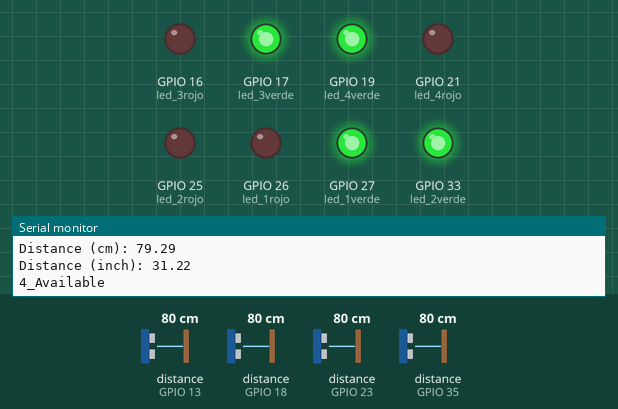
The sketch below on a simulated ESP32. Parts: output pins drawn as LEDs (lit = HIGH), the last lines printed to the serial monitor. Wiring (inferred from the names in the program): 4 × ultrasonic range finder: trigger GPIO 5, echo GPIO 18 / trigger GPIO 14, echo GPIO 13 / trigger GPIO 22, echo GPIO 23 / trigger GPIO 32, echo GPIO 35. Inputs (shaded band) come from the test bench; at power-on: distance to the obstacle (sensors on GPIO 13, GPIO 18, GPIO 23, GPIO 35) 80 cm. The echo pulse lasts 58.3 µs per cm; WiFi joins after 1.5 s; servers stay silent unless stated; pins used as bus, display or sensor lines are not drawn.

Above: at 2.7 s.
2.8 s: distance to the obstacle (sensor on GPIO 13) set to 12 cm
5.0 s: distance to the obstacle (sensor on GPIO 13) set to 9 cm
At 7.3 s:
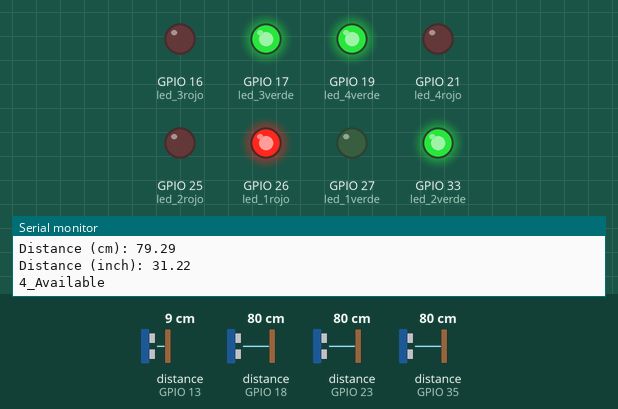
8.0 s: distance to the obstacle (sensor on GPIO 18) set to 12 cm
10.2 s: distance to the obstacle (sensor on GPIO 18) set to 9 cm
At 11.9 s:
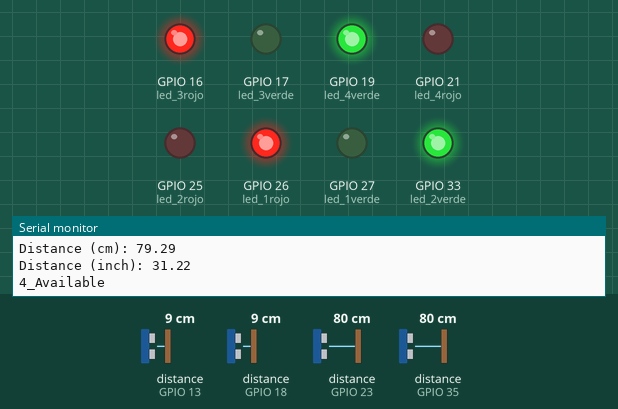
13.1 s: distance to the obstacle (sensor on GPIO 23) set to 12 cm
15.3 s: distance to the obstacle (sensor on GPIO 23) set to 9 cm
At 17.4 s:
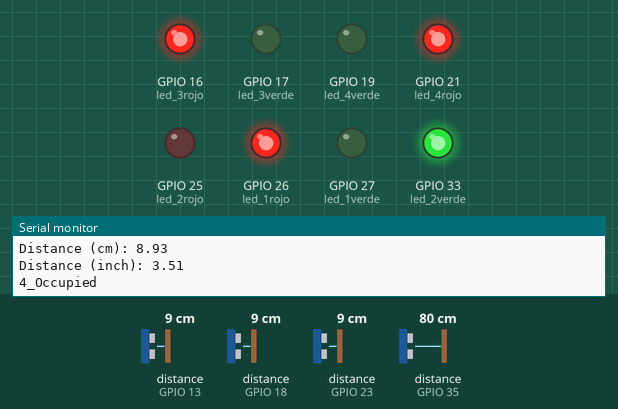
Timing chart, 0 to 18.9 s (numbered marks = the images above; inputs shaded):
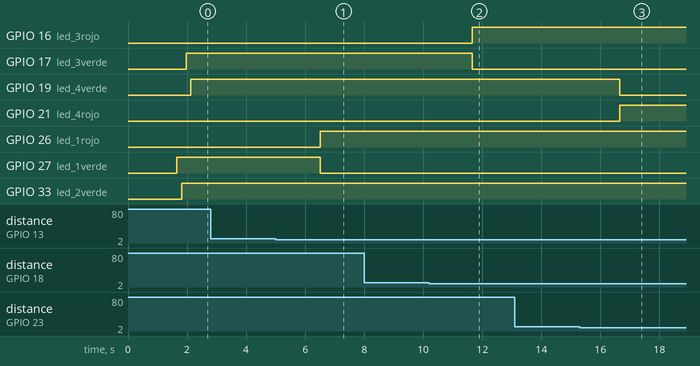

The sketch:

espacios_parqueo.ino
```cpp
#include "FirebaseESP32.h"

//#include <ESP8266WiFi.h>   //node mcu


//Firebase settings
 #define project "parkiate-ki-default-rtdb.firebaseio.com"
#define secret "zofO8ckeIRWjFSqMT92wgNcPCUgXfkyyICunMnKH"

#define ssid "Le Sserafim"
#define password "579!!Oo296"


FirebaseData data_park;

//Espacio1
const int trigPin1 = 14;
const int echoPin1 = 13;
const int led_1verde= 27;
const int led_1rojo = 26;


//Espacio2

const int trigPin2 = 32;
const int echoPin2 = 35;
const int led_2verde= 33;
const int led_2rojo = 25;


const int trigPin3= 5;
const int echoPin3 = 18;
const int led_3verde= 17;
const int led_3rojo = 16;


const int trigPin4 = 22;
const int echoPin4 = 23;
const int led_4verde= 19;
const int led_4rojo = 21;


/*
const int trigPin5= 26;
const int echoPin5 = 27;
const int led_5verde= 17;
const int led_5rojo = 16;
*/
/*

{

        "-N-z1WyD84Z1_hHh4nkQ": {

        },
        "-N02aeTREkypDcfEQ8Ch": {

        },
        "-N02alg3lI1WRKBLKyWt": {

        },
        "-N02bNZNPsszn9wekk32": {

        },
        "-N02bSTo1QKk2_q4nAl5": {

        }
    }
}


*/


//Peticion /Parking_Status/id_parqueo/id_slot/estado
//Ejemplo:/Parking_Status/-Mq73KmXyn-fx7tlnIQn/-N-t_vx07IoxzsBpIURf/estado


//Id del parqueo

const String id_parqueo="-Mq73KmXyn-fx7tlnIQn";


// Id de los slots

String id1= "-N-z1WyD84Z1_hHh4nkQ";

String id2="-N02aeTREkypDcfEQ8Ch";

String id3 = "-N02bNZNPsszn9wekk32";

String id4= "-N02alg3lI1WRKBLKyWt";

String id5= "-N3jbyztY7Oj5jN2n2VH";

// Rutas para cambiar el valor   : /Parking_Status/parqueo1/p1

String doc1= "/Parking_Status/"+id_parqueo+"/"+id1+"/estado";

String doc2= "/Parking_Status/"+id_parqueo+"/"+id2+"/estado";

String doc3= "/Parking_Status/"+id_parqueo+"/"+id3+"/estado";

String doc4= "/Parking_Status/"+id_parqueo+"/"+id4+"/estado";

//String doc5= "/Parking_Status/"+id_parqueo+"/"+id5+"/estado";


//define sound velocity in cm/uS
#define SOUND_VELOCITY 0.034
#define CM_TO_INCH 0.393701

long duration1;
float distanceCm1;
float distanceInch1;


long duration2;
float distanceCm2;
float distanceInch2;

long duration3;
float distanceCm3;
float distanceInch3;

long duration4;
float distanceCm4;
float distanceInch4;


long duration5;
float distanceCm5;
float distanceInch5;


void setup() {
  Serial.begin(115200); // Starts the serial communication
  pinMode(trigPin1, OUTPUT); // Sets the trigPin as an Output
  pinMode(echoPin1, INPUT); // Sets the echoPin as an Input

    pinMode(led_1verde, OUTPUT); // Sets the echoPin as an Input
  pinMode(led_1rojo, OUTPUT); // Sets the echoPin as an Input


    pinMode(trigPin2, OUTPUT); // Sets the trigPin as an Output
  pinMode(echoPin2, INPUT); // Sets the echoPin as an Input

    pinMode(led_2verde, OUTPUT); // Sets the echoPin as an Input
  pinMode(led_2rojo, OUTPUT); // Sets the echoPin as an Input

      pinMode(led_3verde, OUTPUT); // Sets the echoPin as an Input
  pinMode(led_3rojo, OUTPUT);

    pinMode(led_4verde, OUTPUT); // Sets the echoPin as an Input
  pinMode(led_4rojo, OUTPUT);

  //    pinMode(led_5verde, OUTPUT); // Sets the echoPin as an Input
  //pinMode(led_5rojo, OUTPUT);


    pinMode(trigPin3, OUTPUT); // Sets the trigPin as an Output
  pinMode(echoPin3, INPUT);

      pinMode(trigPin4, OUTPUT); // Sets the trigPin as an Output
  pinMode(echoPin4, INPUT);

   //   pinMode(trigPin5, OUTPUT); // Sets the trigPin as an Output
  //pinMode(echoPin5, INPUT);


   WiFi.begin(ssid,password);
  while(WiFi.status() != WL_CONNECTED)
  {
    delay(100);
    Serial.print(".");
  }

  Firebase.begin(project,secret);

}

void loop() {
  // Clears the trigPin
  digitalWrite(trigPin1, LOW);
  delayMicroseconds(2);
  // Sets the trigPin on HIGH state for 10 micro seconds
  digitalWrite(trigPin1, HIGH);
  delayMicroseconds(10);
  digitalWrite(trigPin1, LOW);

  // Reads the echoPin, returns the sound wave travel time in microseconds
  duration1 = pulseIn(echoPin1, HIGH);

  // Calculate the distance
  distanceCm1 = duration1 * SOUND_VELOCITY/2;

  // Convert to inches
  distanceInch1 = distanceCm1 * CM_TO_INCH;

  // Prints the distance on the Serial Monitor
  Serial.print("Distance (cm): ");
  Serial.println(distanceCm1);
  Serial.print("Distance (inch): ");
  Serial.println(distanceInch1);

      //Firebase.setFloat("distance", distancecm);

          //Firebase.setFloat(data_park,"/Parking_Status/espacio1", distanceCm );  // send string to firebase


    if (distanceCm1 < 10) {                      //if distance is less than 6cm then on led
        Serial.println("1:Occupied ");
                  Firebase.setBool(data_park,doc1, false );  // send bool to firebase
                                    digitalWrite(led_1verde,LOW);

                                                      digitalWrite(led_1rojo,HIGH);


  }

  if (distanceCm1 > 10) {                        //if distance is greater than 6cm then off led
        Serial.println("1:Available ");

                  Firebase.setBool(data_park,doc1, true );  // send bool to firebase

                    digitalWrite(led_1verde,HIGH);

                                                      digitalWrite(led_1rojo,LOW);

  }


    digitalWrite(trigPin2, LOW);
  delayMicroseconds(2);
  // Sets the trigPin on HIGH state for 10 micro seconds
  digitalWrite(trigPin2, HIGH);
  delayMicroseconds(10);
  digitalWrite(trigPin2, LOW);

  // Reads the echoPin, returns the sound wave travel time in microseconds
  duration2 = pulseIn(echoPin2, HIGH);

  // Calculate the distance
  distanceCm2 = duration2 * SOUND_VELOCITY/2;

  // Convert to inches
  distanceInch2 = distanceCm2 * CM_TO_INCH;

  // Prints the distance on the Serial Monitor
  Serial.print("Distance (cm): ");
  Serial.println(distanceCm2);
  Serial.print("Distance (inch): ");
  Serial.println(distanceInch2);

      //Firebase.setFloat("distance", distancecm);

          //Firebase.setFloat(data_park,doc2, distanceCm );  // send bool to firebase


    if (distanceCm2 < 10) {                      //if distance is less than 6cm then on led
        Serial.println("2_Occupied ");
                  Firebase.setBool(data_park,doc2, false );  // send bool to firebase


                       digitalWrite(led_2verde,LOW);

                                                      digitalWrite(led_2rojo,HIGH);


  }

  if (distanceCm2 > 10) {                        //if distance is greater than 6cm then off led
        Serial.println("2_Available ");

                  Firebase.setBool(data_park,doc2, true );  // send bool to firebase


                                                         digitalWrite(led_2verde,HIGH);

                                                      digitalWrite(led_2rojo,LOW);

  }


 // delay(1000);


    digitalWrite(trigPin3, LOW);
  delayMicroseconds(2);
  // Sets the trigPin on HIGH state for 10 micro seconds
  digitalWrite(trigPin3, HIGH);
  delayMicroseconds(10);
  digitalWrite(trigPin3, LOW);

  // Reads the echoPin, returns the sound wave travel time in microseconds
  duration3 = pulseIn(echoPin3, HIGH);

  // Calculate the distance
  distanceCm3 = duration3 * SOUND_VELOCITY/2;

  // Convert to inches
  distanceInch3 = distanceCm3 * CM_TO_INCH;

  // Prints the distance on the Serial Monitor
  Serial.print("Distance (cm): ");
  Serial.println(distanceCm3);
  Serial.print("Distance (inch): ");
  Serial.println(distanceInch3);

      //Firebase.setFloat("distance", distancecm);

          //Firebase.setFloat(data_park,doc2, distanceCm );  // send bool to firebase


    if (distanceCm3 < 10) {                      //if distance is less than 6cm then on led
        Serial.println("3_Occupied ");
                  Firebase.setBool(data_park,doc3, false );  // send bool to firebase


    digitalWrite(led_3verde,LOW);

                                                      digitalWrite(led_3rojo,HIGH);


  }

  if (distanceCm3 > 10) {                        //if distance is greater than 6cm then off led
        Serial.println("3_Available ");

                  Firebase.setBool(data_park,doc3, true );  // send bool to firebase


                                                        digitalWrite(led_3verde,HIGH);

                                                      digitalWrite(led_3rojo,LOW);

  }


  digitalWrite(trigPin4, LOW);
  delayMicroseconds(2);
  // Sets the trigPin on HIGH state for 10 micro seconds
  digitalWrite(trigPin4, HIGH);
  delayMicroseconds(10);
  digitalWrite(trigPin4, LOW);

  // Reads the echoPin, returns the sound wave travel time in microseconds
  duration4 = pulseIn(echoPin4, HIGH);

  // Calculate the distance
  distanceCm4 = duration4 * SOUND_VELOCITY/2;

  // Convert to inches
  distanceInch4 = distanceCm4 * CM_TO_INCH;

  // Prints the distance on the Serial Monitor
  Serial.print("Distance (cm): ");
  Serial.println(distanceCm4);
  Serial.print("Distance (inch): ");
  Serial.println(distanceInch4);

      //Firebase.setFloat("distance", distancecm);

          //Firebase.setFloat(data_park,doc2, distanceCm );  // send bool to firebase


    if (distanceCm4 < 10) {                      //if distance is less than 6cm then on led
        Serial.println("4_Occupied ");
                  Firebase.setBool(data_park,doc4, false );  // send bool to firebase
                     digitalWrite(led_4rojo,HIGH);

                                                      digitalWrite(led_4verde,LOW);


  }

  if (distanceCm4 > 10) {                        //if distance is greater than 6cm then off led
        Serial.println("4_Available ");

                  Firebase.setBool(data_park,doc4, true );  // send bool to firebase


                                                           digitalWrite(led_4verde,HIGH);

                                                      digitalWrite(led_4rojo,LOW);

  }


  /*digitalWrite(trigPin5, LOW);
  delayMicroseconds(2);
  // Sets the trigPin on HIGH state for 10 micro seconds
  digitalWrite(trigPin5, HIGH);
  delayMicroseconds(10);
  digitalWrite(trigPin5, LOW);

  // Reads the echoPin, returns the sound wave travel time in microseconds
  duration5 = pulseIn(echoPin5, HIGH);

  // Calculate the distance
  distanceCm5 = duration5 * SOUND_VELOCITY/2;

  // Convert to inches
  distanceInch5 = distanceCm5 * CM_TO_INCH;

  // Prints the distance on the Serial Monitor
  Serial.print("Distance (cm): ");
  Serial.println(distanceCm5);
  Serial.print("Distance (inch): ");
  Serial.println(distanceInch5);

      //Firebase.setFloat("distance", distancecm);

          //Firebase.setFloat(data_park,doc2, distanceCm );  // send bool to firebase


    if (distanceCm5 < 10) {                      //if distance is less than 6cm then on led
        Serial.println("5_Occupied ");
                  Firebase.setBool(data_park,doc5, false );  // send bool to firebase
                  digitalWrite(led_5verde,HIGH);

                                                      digitalWrite(led_5rojo,LOW);

  }

  if (distanceCm5 > 10) {                        //if distance is greater than 6cm then off led
        Serial.println("5_Available ");

                  Firebase.setBool(data_park,doc5, true );  // send bool to firebase

                   digitalWrite(led_5verde,LOW);

                                                      digitalWrite(led_5rojo,HIGH);

  }


  */
  delay(1000);


}


/*
//#include <LiquidCrystal.h>


#include "FirebaseESP8266.h"
#include <ESP8266WiFi.h>

#include <Servo.h>
#include <LiquidCrystal_I2C.h>
#include <Wire.h>


#define FIREBASE_HOST "parkiate-ki-default-rtdb.firebaseio.com"                 // the project name address from firebase id
#define FIREBASE_AUTH "zofO8ckeIRWjFSqMT92wgNcPCUgXfkyyICunMnKH"            // the secret key generated from firebase

#define WIFI_SSID "hEzt@ es m1 rhed (es jaker))"                                             // input your home or public wifi name
#define WIFI_PASSWORD "579!!Oo296"                                    //password for Wifi
String Available = "";                                                  //availability string
String fireAvailable = "";


LiquidCrystal_I2C lcd(0x27, 16, 2);         //i2c display address 27 and 16x2 lcd display
Servo myservo;                          //servo as gate
Servo myservos;                               //servo as gate
int Empty;                            //available space integer
int allSpace = 90;
int countYes = 0;
int carEnter = D0;                      // entry sensor
int carExited = D4;                   //exi sensor
int TRIG = D7;                  //ultrasonic trig  pin
int ECHO = D8;                // ultrasonic echo pin
int led = D3;                 // spot occupancy signal
int pos;
int pos1;

long duration, distance;

FirebaseData ldr_data;


void setup() {
  delay(1000);
  Serial.begin (115200);     // serial debugging
  Wire.begin(D2, D1);       // i2c start
  myservo.attach(D6);      // servo pin to D6
  myservos.attach(D5);       // servo pin to D5
  pinMode(TRIG, OUTPUT);      // trig pin as output
  pinMode(ECHO, INPUT);         // echo pin as input
  pinMode(led, OUTPUT);         // spot indication
  pinMode(carExited, INPUT);    // ir as input
  pinMode(carEnter, INPUT);     // ir as input

  WiFi.begin(WIFI_SSID, WIFI_PASSWORD);                                     //try to connect with wifi
  Serial.print("Connecting to ");
  Serial.print(WIFI_SSID);                          // display ssid
  while (WiFi.status() != WL_CONNECTED) {
    Serial.print(".");                          // if not connected print this
    delay(500);
  }
  Serial.println();
  Serial.print("Connected to ");
  Serial.println(WIFI_SSID);
  Serial.print("IP Address is : ");
  Serial.println(WiFi.localIP());                                            //print local IP address
  Firebase.begin(FIREBASE_HOST, FIREBASE_AUTH);        // begin firebase authentication

  lcd.begin(16,2);                           //begin lcd
  lcd.home();
  lcd.setCursor(0, 0);                      // 0th row and 0thh column
  lcd.print("Smart Parking");
}

void loop() {

  digitalWrite(TRIG, LOW);         // make trig pin low
  delayMicroseconds(2);
  digitalWrite(TRIG, HIGH);        // make trig pin high
  delayMicroseconds(10);
  digitalWrite(TRIG, LOW);
  duration = pulseIn(ECHO, HIGH);
  distance = (duration / 2) / 29.1;      // take distance in cm

    Serial.print("Centi meter: ");
    Serial.println(distance);

  int carEntry = digitalRead(carEnter);      // read ir input
  if (carEntry == HIGH) {                     // if high then count and send data
    countYes++;                             //increment count
    Serial.print("Car Entered = " ); Serial.println(countYes );
    lcd.setCursor(0, 1);
    lcd.print("Car Entered");
    for (pos = 140; pos >= 45; pos -= 1) {        // change servo position
      myservos.write(pos);
      delay(5);
    }
    delay(2000);

    for (pos = 45; pos <= 140; pos += 1) {       // change servo position
      // in steps of 1 degree
      myservos.write(pos);
      delay(5);
    }

    Firebase.pushString(ldr_data,"/Parking Status/",fireAvailable );    // send string to firebase
    lcd.clear();
  }
  int carExit = digitalRead(carExited);              //read exit ir sensor
  if (carExit == HIGH) {                            //if high then count and send
    countYes--;                                    //decrement count
    Serial.print("Car Exited = " ); Serial.println(countYes);
    lcd.setCursor(0, 1);
    lcd.print("Car Exited");
    for (pos1 = 140; pos1 >= 45; pos1 -= 1) {         // change servo position
      myservo.write(pos1);
      delay(5);
    }
    delay(2000);

    for (pos1 = 45; pos1 <= 140; pos1 += 1) {            // change servo position
      // in steps of 1 degree
      myservo.write(pos1);
      delay(5);
    }
    Firebase.pushString(ldr_data,"/Parking Status/", fireAvailable );  // send string to firebase
    lcd.clear();
  }
  if (distance < 6) {                      //if distance is less than 6cm then on led
        Serial.println("Occupied ");
    digitalWrite(led, HIGH);
  }

  if (distance > 6) {                        //if distance is greater than 6cm then off led
        Serial.println("Available ");
    digitalWrite(led, LOW);
  }

  Empty = allSpace - countYes;         //calculate available data

  Available = String("Available= ") + String(Empty) + String("/") + String(allSpace);       // convert the int to string
  fireAvailable = String("Available=") + String(Empty) + String("/") + String(allSpace);

  lcd.setCursor(0, 0);
  lcd.print(Available);                 //print available data to lcd

}


*/


/*

FirebaseData ldr_data;

#define project "parkiate-ki-default-rtdb.firebaseio.com"
#define secret "zofO8ckeIRWjFSqMT92wgNcPCUgXfkyyICunMnKH"

#define ssid "hEzt@ es m1 rhed (es jaker))"
#define password "579!!Oo296"

void setup()
{
  Serial.begin(115200);

  WiFi.begin(ssid,password);
  while(WiFi.status() != WL_CONNECTED)
  {
    delay(100);
    Serial.print(".");
  }

  Firebase.begin(project,secret);
}

void loop(){
  Serial.println("Firebase Connected");

  int value = analogRead(A0);
  Serial.println(value);
  Firebase.setString(ldr_data,"/LDR/LDR",value);

   // Firebase.pushString(ldr_data,"/LDR/LDR",value);

}


*/


/*
#define username "internet_of_things"
#define password "1234567890"

ESP8266WebServer server;

String ledwebpage="<html><head><title> My first Webpage </title></head><body style=\"background-color:green\"><center><h1> IoT Led control </h1></center><form><center><button style=\"font-size:60\" type=\"submit\" value=\"0\" name=\"state\"> Led On </button><button style=\"font-size:60\" type=\"submit\" value=\"1\" name=\"state\"> Led Off </button></center></form></body></html>";

void setup()
{
  Serial.begin(115200);
  pinMode(16,OUTPUT);
  WiFi.softAP(username,password);
  Serial.println(WiFi.softAPIP());
  server.begin();
  server.on("/led",Led);
}

void loop()
{
  server.handleClient();
}

void Led()
{
  server.send(200,"text/html",ledwebpage);

  if((server.arg("state")=="0"))
  {
    digitalWrite(16,LOW);
  }
  else
  {
    digitalWrite(16,HIGH);
  }
}
*/


/*

void setup()
{
  pinMode(16,OUTPUT);            // Make pin 16 as an output pin
  Serial.begin(115200);          // Start the serial Communication
}

void loop()
{
  digitalWrite(16,LOW);         //Make pin 16 low to turn on the Led
  Serial.println("Led on");     // Print "led on" on the serial Monitor
}*/
```

Measured:
- the behaviour switches between 11 and 10 cm on distance to the obstacle (sensor on GPIO 13) (found by bisection; images 0 and 1)
- the behaviour switches between 11 and 10 cm on distance to the obstacle (sensor on GPIO 18) (found by bisection; images 1 and 2)
- the behaviour switches between 11 and 10 cm on distance to the obstacle (sensor on GPIO 23) (found by bisection; images 2 and 3)
- after the input at 5.0 s, GPIO 26 (led_1rojo): LOW → HIGH after 1.5 s; GPIO 27 (led_1verde): HIGH → LOW after 1.5 s
- after the input at 10.2 s, GPIO 16 (led_3rojo): LOW → HIGH after 1.5 s; GPIO 17 (led_3verde): HIGH → LOW after 1.5 s
- after the input at 15.3 s, GPIO 19 (led_4verde): HIGH → LOW after 1.4 s; GPIO 21 (led_4rojo): LOW → HIGH after 1.4 s
